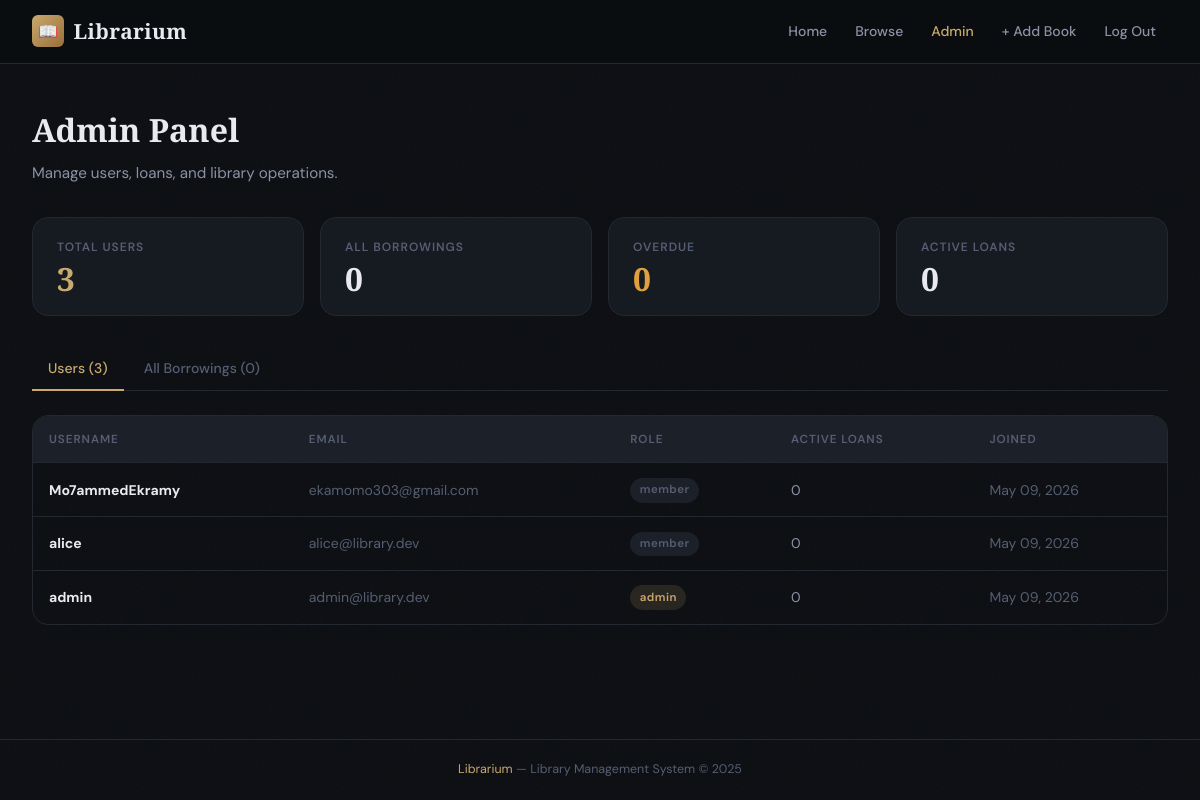
The page /admin (signed in) on the database as committed earlier.
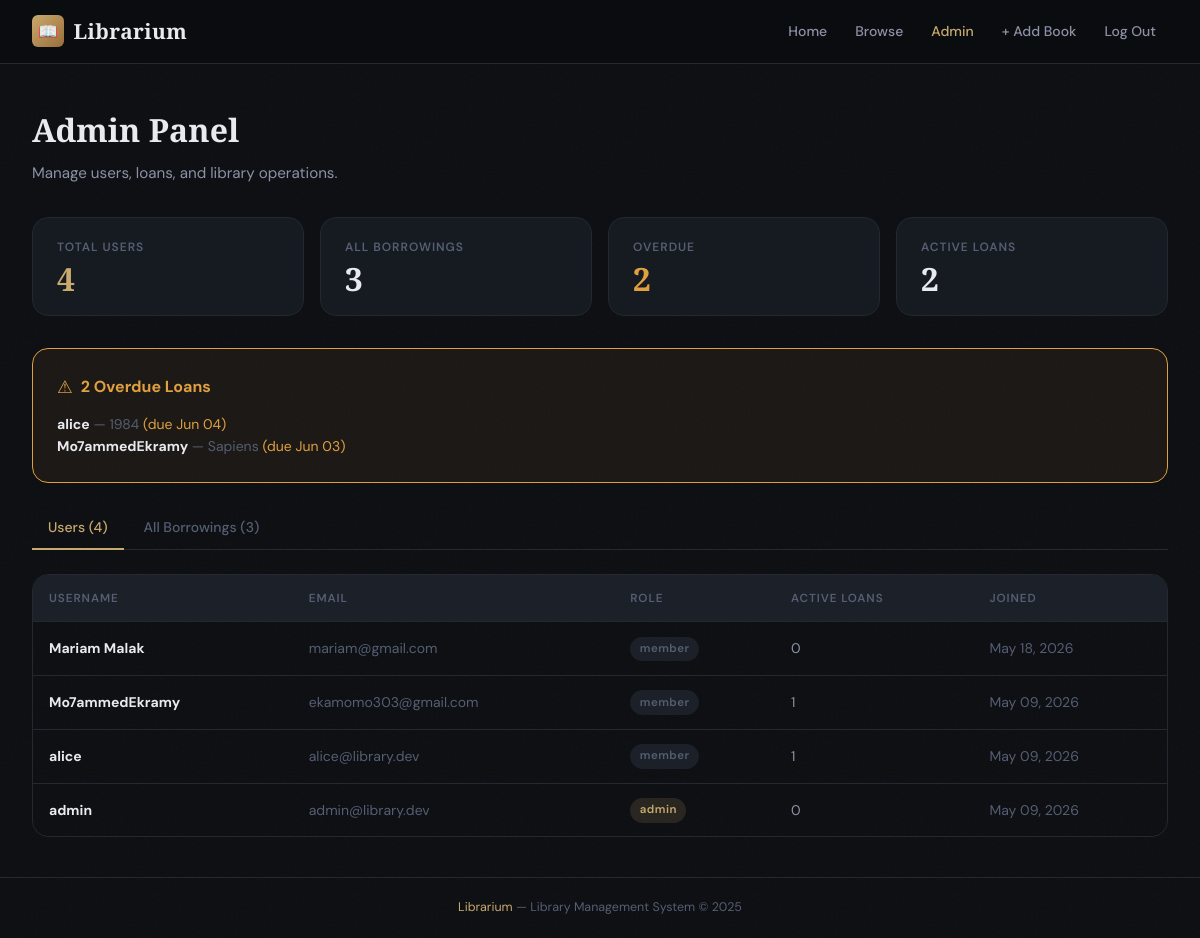
The same page on the database as committed later.
### models.py (models this page shows, shortened)
class User(db.Model):
    __tablename__ = "users"
    id = db.Column(db.Integer, primary_key=True)
    username = db.Column(db.String(80), unique=True, nullable=False, index=True)
    email = db.Column(db.String(120), unique=True, nullable=False, index=True)
    password_hash = db.Column(db.String(256), nullable=False)
    role = db.Column(db.String(20), nullable=False, default="member")  # 'admin' | 'member'
    created_at = db.Column(db.DateTime, default=datetime.utcnow)
    borrowings = db.relationship("Borrowing", backref="user", lazy="dynamic")
    @property
    def is_admin(self):
        return self.role == "admin"
    @property
    def active_borrowings_count(self):
        return self.borrowings.filter_by(status="borrowed").count()

class Borrowing(db.Model):
    __tablename__ = "borrowings"
    id = db.Column(db.Integer, primary_key=True)
    user_id = db.Column(db.Integer, db.ForeignKey("users.id"), nullable=False, index=True)
    book_id = db.Column(db.Integer, db.ForeignKey("books.id"), nullable=False, index=True)
    borrow_date = db.Column(db.DateTime, default=datetime.utcnow, nullable=False)
    due_date = db.Column(db.DateTime, nullable=True)
    return_date = db.Column(db.DateTime, nullable=True)
    status = db.Column(db.String(20), default="borrowed", nullable=False)  # 'borrowed' | 'returned' | 'overdue'
    @property
    def is_overdue(self):
        if self.status == "borrowed" and self.due_date:
            return datetime.utcnow() > self.due_date
        return False

class Book(db.Model):
    __tablename__ = "books"
    id = db.Column(db.Integer, primary_key=True)
    title = db.Column(db.String(200), nullable=False)
    author = db.Column(db.String(150), nullable=False)
    isbn = db.Column(db.String(20), unique=True, nullable=False, index=True)
    genre = db.Column(db.String(80), nullable=True)
    description = db.Column(db.Text, nullable=True)
    availability_status = db.Column(db.Boolean, default=True, nullable=False)  # True = available
    added_at = db.Column(db.DateTime, default=datetime.utcnow)
    borrowings = db.relationship("Borrowing", backref="book", lazy="dynamic")

### routes.py (the view)
@main.route("/admin")
@admin_required
def admin_panel():
    users = User.query.order_by(User.created_at.desc()).all()
    all_borrowings = (
        Borrowing.query
        .join(User).join(Book)
        .order_by(Borrowing.borrow_date.desc())
        .all()
    )
    overdue = [b for b in all_borrowings if b.is_overdue]
    return render_template("admin.html", users=users, all_borrowings=all_borrowings, overdue=overdue, now=datetime.utcnow())

### routes.py (called while the page is built)
def admin_required(f):
    @wraps(f)
    def decorated(*args, **kwargs):
        if "user_id" not in session:
            flash("Please log in to continue.", "warning")
            return redirect(url_for("main.login"))
        user = User.query.get(session["user_id"])
        if not user or not user.is_admin:
            flash("Administrator access required.", "danger")
            return redirect(url_for("main.dashboard"))
        return f(*args, **kwargs)
    return decorated

def current_user():
    if "user_id" in session:
        return User.query.get(session["user_id"])
    return None

@main.context_processor
def inject_user():
    return {"current_user": current_user()}

### templates/admin.html (shortened to what this page needs)
{% extends "base.html" %}
{% block content %}
<div class="page-header">
  <h1>Admin Panel</h1>
  <p>Manage users, loans, and library operations.</p>
</div>
<div class="stats-grid" style="grid-template-columns:repeat(auto-fit,minmax(160px,1fr))">
  <div class="stat-card">
    <span class="stat-label">Total Users</span>
    <span class="stat-value accent">{{ users|length }}</span>
  </div>
  <div class="stat-card">
    <span class="stat-label">All Borrowings</span>
    <span class="stat-value">{{ all_borrowings|length }}</span>
  </div>
  <div class="stat-card">
    <span class="stat-label">Overdue</span>
    <span class="stat-value" style="color:var(--warning)">{{ overdue|length }}</span>
  </div>
  <div class="stat-card">
    <span class="stat-label">Active Loans</span>
    <span class="stat-value">{{ all_borrowings|selectattr('status','equalto','borrowed')|list|length }}</span>
  </div>
</div>
{% if overdue %}
<div class="card" style="border-color:var(--warning);background:rgba(224,160,64,.07);margin-bottom:1.5rem">
  <div class="flex items-center gap-1" style="margin-bottom:.75rem">
    <span style="color:var(--warning);font-size:1.1rem">⚠</span>
    <strong style="color:var(--warning)">{{ overdue|length }} Overdue Loan{{ 's' if overdue|length != 1 }}</strong>
  </div>
  {% for b in overdue %}
    <p class="text-sm text-muted">
      <strong style="color:var(--text-primary)">{{ b.user.username }}</strong> — {{ b.book.title }}
      <span style="color:var(--warning)"> (due {{ b.due_date.strftime('%b %d') }})</span>
    </p>
  {% endfor %}
</div>
{% endif %}
<div class="tabs">
  <a class="tab active" href="#users" onclick="showTab('users',this)">Users ({{ users|length }})</a>
  <a class="tab" href="#loans" onclick="showTab('loans',this)">All Borrowings ({{ all_borrowings|length }})</a>
</div>
<div id="tab-users">
  <div class="table-wrap">
    <table>
      <thead>
        <tr><th>Username</th><th>Email</th><th>Role</th><th>Active Loans</th><th>Joined</th></tr>
      </thead>
      <tbody>
        {% for u in users %}
        <tr>
          <td><strong>{{ u.username }}</strong></td>
          <td class="text-muted">{{ u.email }}</td>
          <td><span class="badge badge-{{ u.role }}">{{ u.role }}</span></td>
          <td>{{ u.active_borrowings_count }}</td>
          <td class="text-muted">{{ u.created_at.strftime('%b %d, %Y') }}</td>
        </tr>
        {% endfor %}
      </tbody>
    </table>
  </div>
</div>
{% endblock %}

### templates/base.html (shortened to what this page needs)
<!DOCTYPE html>
<html lang="en">
<head>
  <link rel="stylesheet" href="{{ url_for('static', filename='css/style.css') }}">
</head>
<body>
<nav>
  <a href="{{ url_for('main.dashboard') }}" class="nav-brand">
    <div class="nav-brand-icon">📖</div>
    <span class="nav-brand-text">Librarium</span>
  </a>
  <div class="nav-links">
    <a href="{{ url_for('main.dashboard') }}" class="nav-link {% if request.endpoint == 'main.dashboard' %}active{% endif %}">Home</a>
    <a href="{{ url_for('main.books') }}"     class="nav-link {% if request.endpoint == 'main.books' %}active{% endif %}">Browse</a>
    {% if current_user %}
      {% if current_user.is_admin %}
        <a href="{{ url_for('main.admin_panel') }}" class="nav-link accent">Admin</a>
        <a href="{{ url_for('main.add_book') }}" class="nav-link">+ Add Book</a>
      {% endif %}
      <a href="{{ url_for('main.logout') }}" class="nav-link">Log Out</a>
    {% else %}
      <a href="{{ url_for('main.login') }}" class="nav-link">Log In</a>
      <a href="{{ url_for('main.register') }}" class="nav-link nav-btn">Join Free</a>
    {% endif %}
  </div>
</nav>
<main>
  {% block content %}{% endblock %}
</main>
<footer>
  <span>Librarium</span> &mdash; Library Management System &copy; {{ 2025 }}
</footer>
</body>
</html>

Rows that differ between the two databases and show on the page:
added Borrowing: user.username "alice", book "1984", due_date "Jun 04"
added Borrowing: user.username "Mo7ammedEkramy", book "Sapiens", due_date "Jun 03"
added User: username "Mariam Malak", email "mariam@gmail.com", role "member", active_borrowings_count "0", created_at "May 18, 2026"
computed for User "Mo7ammedEkramy": active_borrowings_count "0" → "1"
computed for User "alice": active_borrowings_count "0" → "1"
Other text that changed with them:
{{ users|length }}: "3" → "4"
{{ all_borrowings|length }}: "0" → "3"
{{ overdue|length }}: "0" → "2"
{{ all_borrowings|selectattr('status','equalto','borrowed')|list|length }}: "0" → "2"
{{ overdue|length }}: (not shown) → "2"
{{ 's' if overdue|length != 1 }}: (not shown) → "s"
text now shown: "⚠ Overdue Loan"
